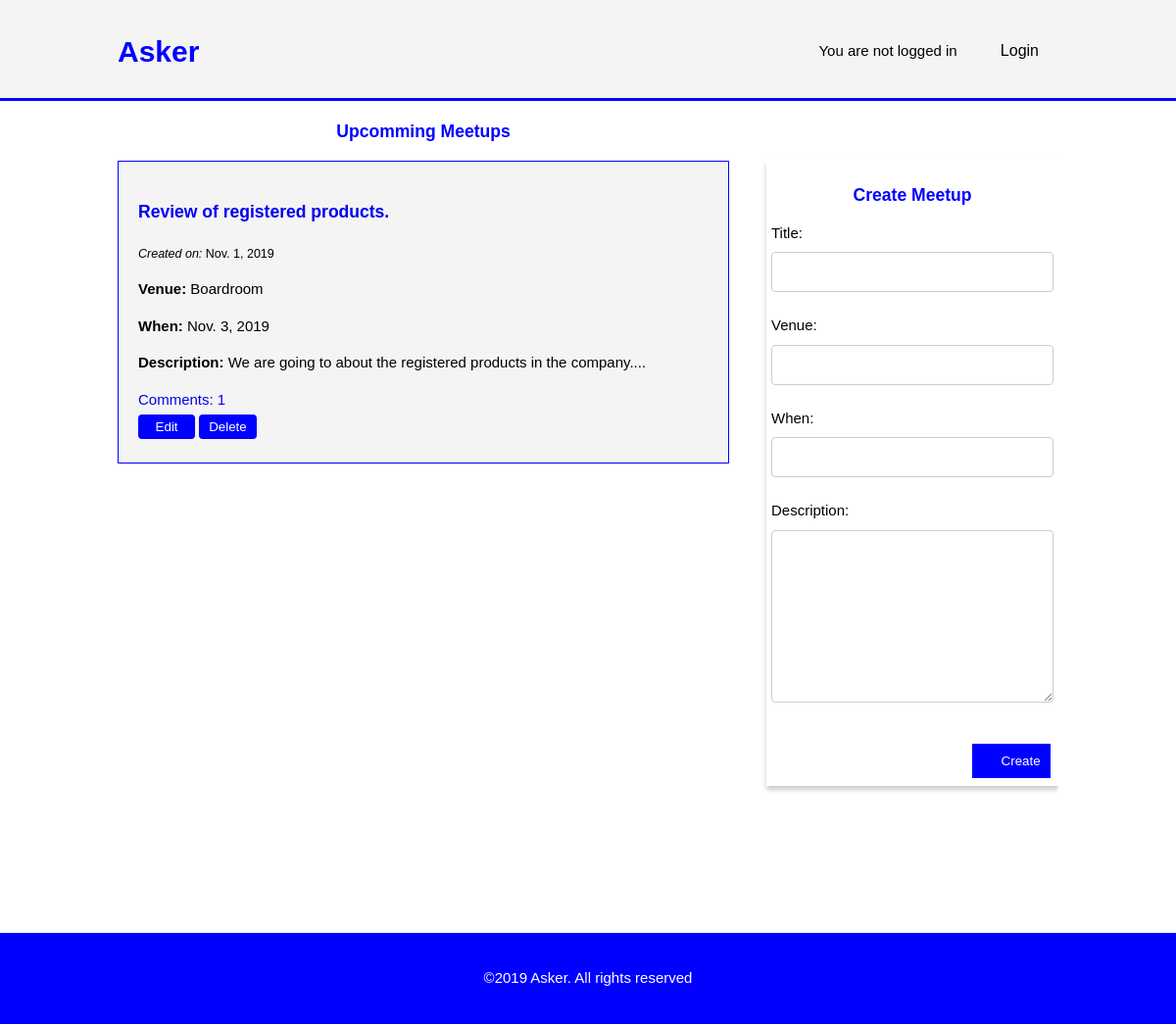
/meetups/, run on an earlier commit of the app's database.
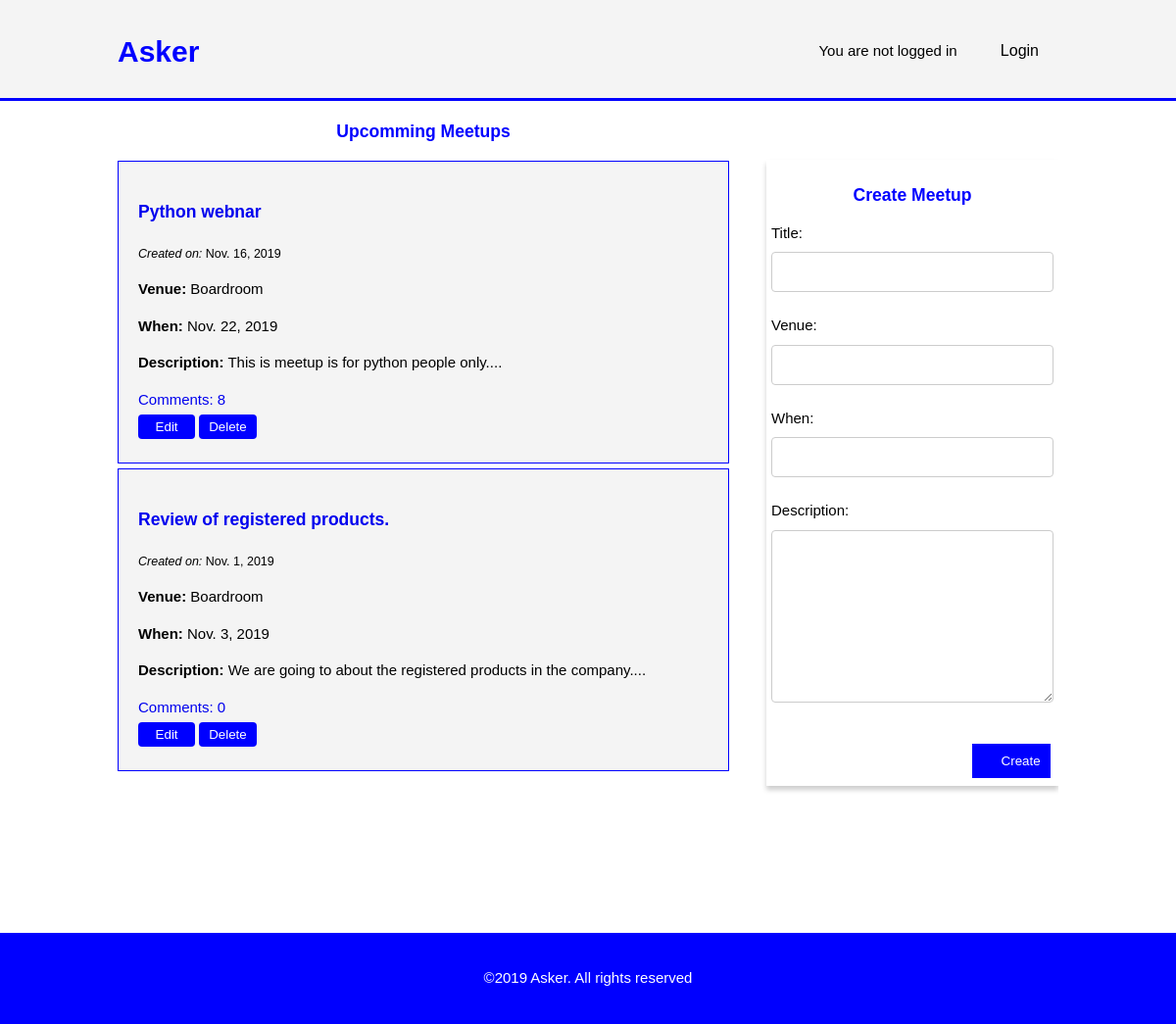
And on a later commit of the database.
### meetup/models.py (models this page shows, shortened)
class Meetup(models.Model):
    created_by = models.ForeignKey(User, on_delete=models.CASCADE, null=True, related_name='meetings')
    title = models.CharField(max_length=200)
    venue = models.CharField(max_length=100)
    created_on = models.DateTimeField(default=timezone.now)
    when = models.DateField()
    description = models.TextField()

### meetup/views.py (the view)
# urls.py: path('meetups/', views.meetups, name='meetups'),
def meetups(request):
    form = PostMeetup()
    if request.method == "POST":
        form = PostMeetup(request.POST)
        if form.is_valid():
            post_meetup = Meetup(
                title=form.cleaned_data["title"],
                venue=form.cleaned_data["venue"],
                when=form.cleaned_data["when"],
                description=form.cleaned_data["description"],
            )
            post_meetup.save()
        return redirect("/meetups")
    else:
        meetups = Meetup.objects.all().order_by('-created_on')
    return render(request, 'admin.html', {"meetups": meetups, "form": form})

### meetup/forms.py
class PostMeetup(forms.ModelForm):
    title = forms.CharField()
    venue = forms.CharField()
    when = forms.DateInput()
    description = forms.Textarea()
    class Meta:
        model = Meetup
        fields = ['title', 'venue', 'when', 'description']

### meetup/templates/admin.html (shortened to what this page needs)
<!DOCTYPE html>
<html>
<head>
  <link rel="stylesheet" href="../static/css/admin.css" />
</head>
<body>
  <header>
    <div class="container">
      <div id="branding">
        <h1><span class="highlight"> Asker</span></h1>
      </div>
      <nav>
        <ul>
          {% if user.is_authenticated %}
                    <li>
                        Welcome {{request.user.first_name}}
                    </li>
                    <li>
                        <a href="{% url 'logout' %}">Logout</a>
                    </li>
                    {% else %}
                    <li>
                        You are not logged in
                    </li>
                    <li>
                        <a href="{% url 'login' %}">Login</a>
                    </li>
                    {% endif %}
        </ul>
      </nav>
    </div>
  </header>
  <section id="main">
    <div class="container">
      <article id="main-col">
        <h1>Upcomming Meetups</h1>
        {% if meetups %}
        <ul id="questions">
          {% for meetup in meetups %}
          <li>
            <h3>
              <a href="{% url 'detail' meetup.id %}">{{ meetup.title }}</a>
            </h3>
            <small><i>Created on:</i>
              {{ meetup.created_on.date }}
            </small>
            <p><strong>Venue:</strong> {{ meetup.venue }}</p>
            <p><strong>When:</strong> {{ meetup.when }}</p>
            <p><strong>Description:</strong> {{ meetup.description|slice:":400" }}...</p>
            <a href="{% url 'detail' meetup.id %}">Comments: {{ meetup.comments.count }}</a>
            <form action="edit_meetup.html">
              <button type="submit" class="button">Edit</button>
              <button type="submit" class="button" disabled>Delete</button>
            </form>
          </li>
          {% endfor %}
        </ul>
        {% else %}
        <p>No Meetups are available.</p>
        {% endif %}
      </article>
      <aside id="sidebar">
        <h3>Create Meetup</h3>
        <form action="" method="POST">
          {{form.as_p}}
          <button type="submit" class="post-btn">Create</button>
        </form>
      </aside>
    </div>
  </section>
  <footer>
    <p>&copy;2019 Asker. All rights reserved</p>
  </footer>
</body>
</html>

What changed in the data, as far as the page shows it:
added Meetup: title "Python webnar", created_on "Nov. 16, 2019", venue "Boardroom", when "Nov. 22, 2019", description "This is meetup is for python people only.", comments.count "8"
computed for Meetup "Review of registered products.": comments.count "1" → "0"
